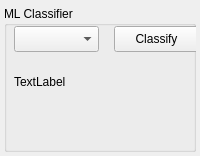
            <widget class="QWidget" name="tbClassifier">
             <attribute name="title">
              <string>ML Classifier</string>
             </attribute>
             <layout class="QVBoxLayout" name="verticalLayout_3">
              <property name="spacing">
               <number>2</number>
              </property>
              <property name="leftMargin">
               <number>2</number>
              </property>
              <property name="topMargin">
               <number>2</number>
              </property>
              <property name="rightMargin">
               <number>2</number>
              </property>
              <property name="bottomMargin">
               <number>2</number>
              </property>
              <item>
               <widget class="wgtClassifier" name="wgtClassifiers" native="true"/>
              </item>
              <item>
               <widget class="QWidget" name="widget_2" native="true">
                <property name="minimumSize">
                 <size>
                  <width>0</width>
                  <height>150</height>
                 </size>
                </property>
                <property name="maximumSize">
                 <size>
                  <width>16777215</width>
                  <height>150</height>
                 </size>
                </property>
                <layout class="QHBoxLayout" name="horizontalLayout_5">
                 <property name="spacing">
                  <number>2</number>
                 </property>
                 <property name="leftMargin">
                  <number>2</number>
                 </property>
                 <property name="topMargin">
                  <number>2</number>
                 </property>
                 <property name="rightMargin">
                  <number>2</number>
                 </property>
                 <property name="bottomMargin">
                  <number>2</number>
                 </property>
                 <item>
                  <widget class="QGroupBox" name="groupBox">
                   <property name="title">
                    <string>ML Classifier</string>
                   </property>
                   <property name="flat">
                    <bool>false</bool>
                   </property>
                   <widget class="QComboBox" name="cmbClassifySel">
                    <property name="geometry">
                     <rect>
                      <x>10</x>
                      <y>20</y>
                      <width>85</width>
                      <height>26</height>
                     </rect>
                    </property>
                    <property name="minimumSize">
                     <size>
                      <width>67</width>
                      <height>0</height>
                     </size>
                    </property>
                   </widget>
                   <widget class="QPushButton" name="cmdClassify">
                    <property name="geometry">
                     <rect>
                      <x>110</x>
                      <y>20</y>
                      <width>85</width>
                      <height>26</height>
                     </rect>
                    </property>
                    <property name="text">
                     <string>Classify</string>
                    </property>
                   </widget>
                   <widget class="QLabel" name="lblClsRslt">
                    <property name="geometry">
                     <rect>
                      <x>10</x>
                      <y>60</y>
                      <width>261</width>
                      <height>31</height>
                     </rect>
                    </property>
                    <property name="text">
                     <string>TextLabel</string>
                    </property>
                   </widget>
                  </widget>
                 </item>
                </layout>
               </widget>
              </item>
             </layout>
            </widget>
